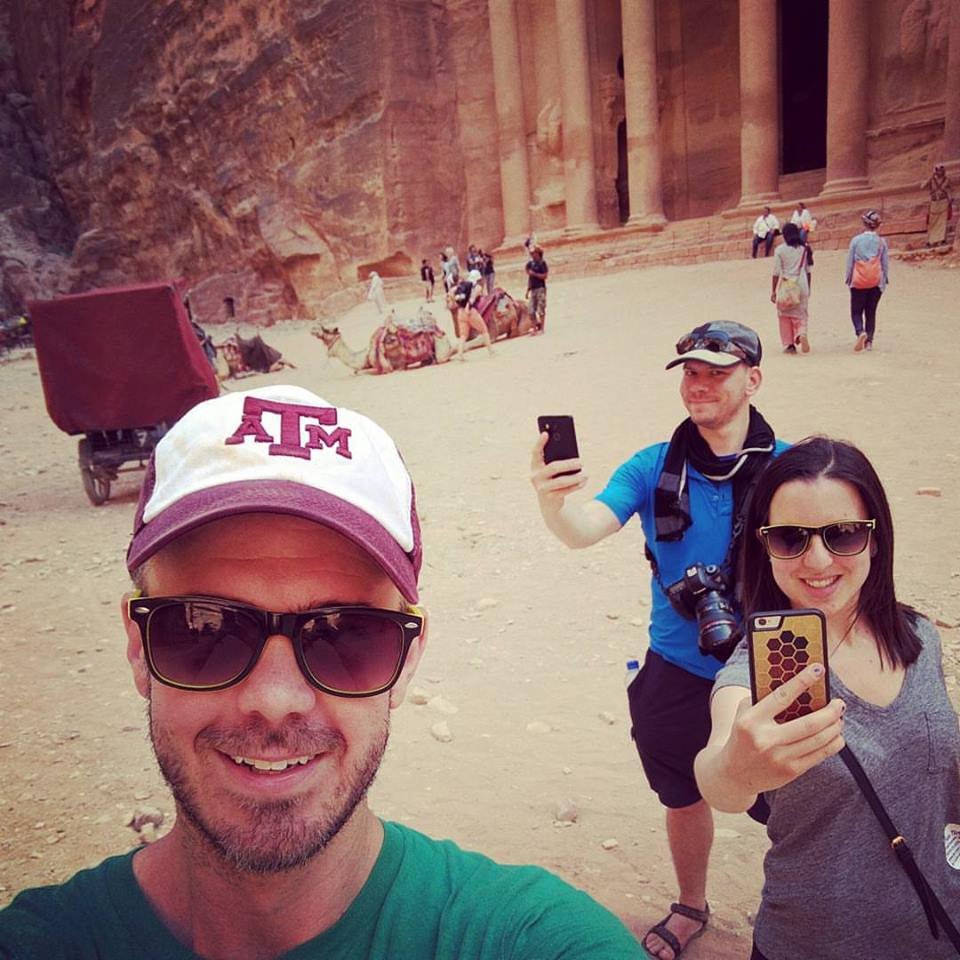
#> input picture selfie.png, 960 x 960 px
$ jupyter execute 'Image to Pencil Sketch with Python.ipynb'
#> lines starting #> are read from the running program, lines starting #| are printed output that depends on the picture
[cell 1]
import cv2
import matplotlib.pyplot as plt
plt.style.use('seaborn')

[cell 2]
img = cv2.imread("selfie.png")
#> img is the input picture: shape (960, 960, 3); mean B, G, R 109.8, 112.5, 144.6
img = cv2.cvtColor(img,cv2.COLOR_BGR2RGB)
plt.figure(figsize=(8,8))
plt.imshow(img)
plt.axis("off")
plt.title("Original Image")
plt.show()

[cell 3]
img_gray = cv2.cvtColor(img, cv2.COLOR_BGR2GRAY)
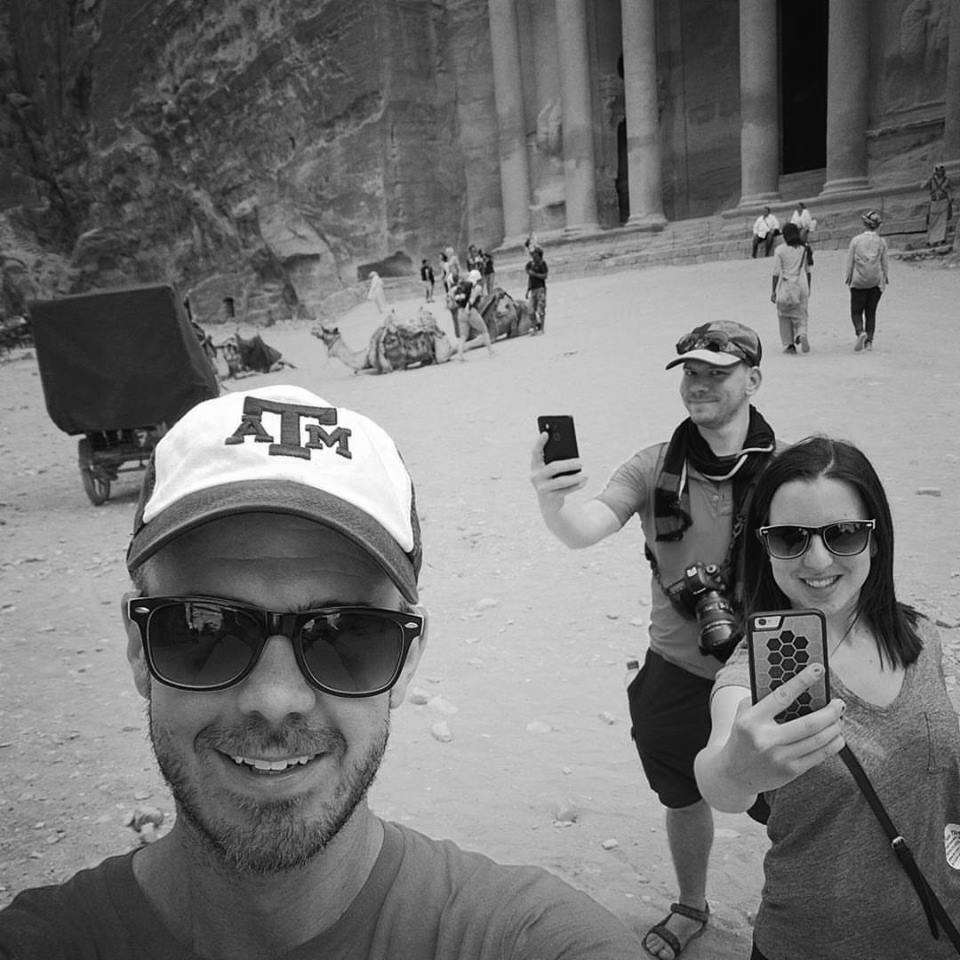
#> img_gray: shape (960, 960); min 1, max 255, mean 115.3
plt.figure(figsize=(8,8))
plt.imshow(img_gray,cmap="gray")
plt.axis("off")
plt.title("GrayScale Image")
plt.show()

[cell 4]
img_invert = cv2.bitwise_not(img_gray)
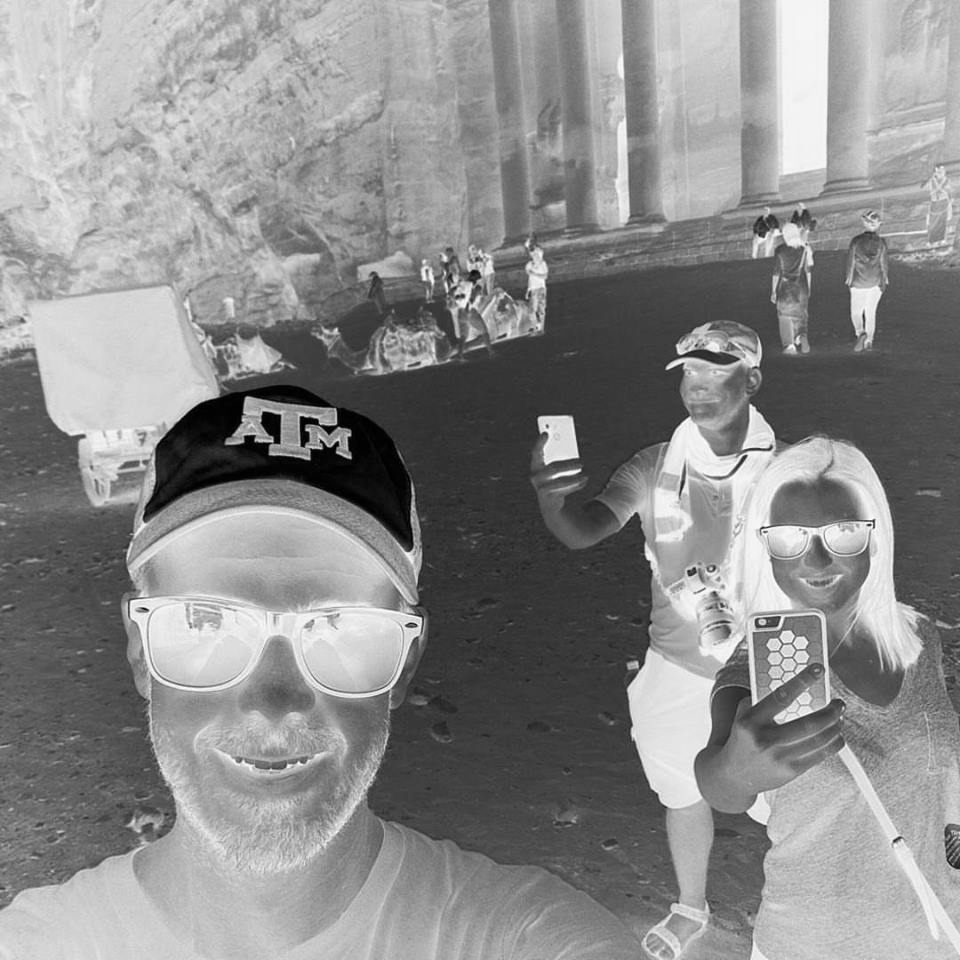
#> img_invert: shape (960, 960); min 0, max 254, mean 139.7
plt.figure(figsize=(8,8))
plt.imshow(img_invert,cmap="gray")
plt.axis("off")
plt.title("Inverted Image")
plt.show()

[cell 5]
img_smoothing = cv2.GaussianBlur(img_invert, (21, 21),sigmaX=0, sigmaY=0)
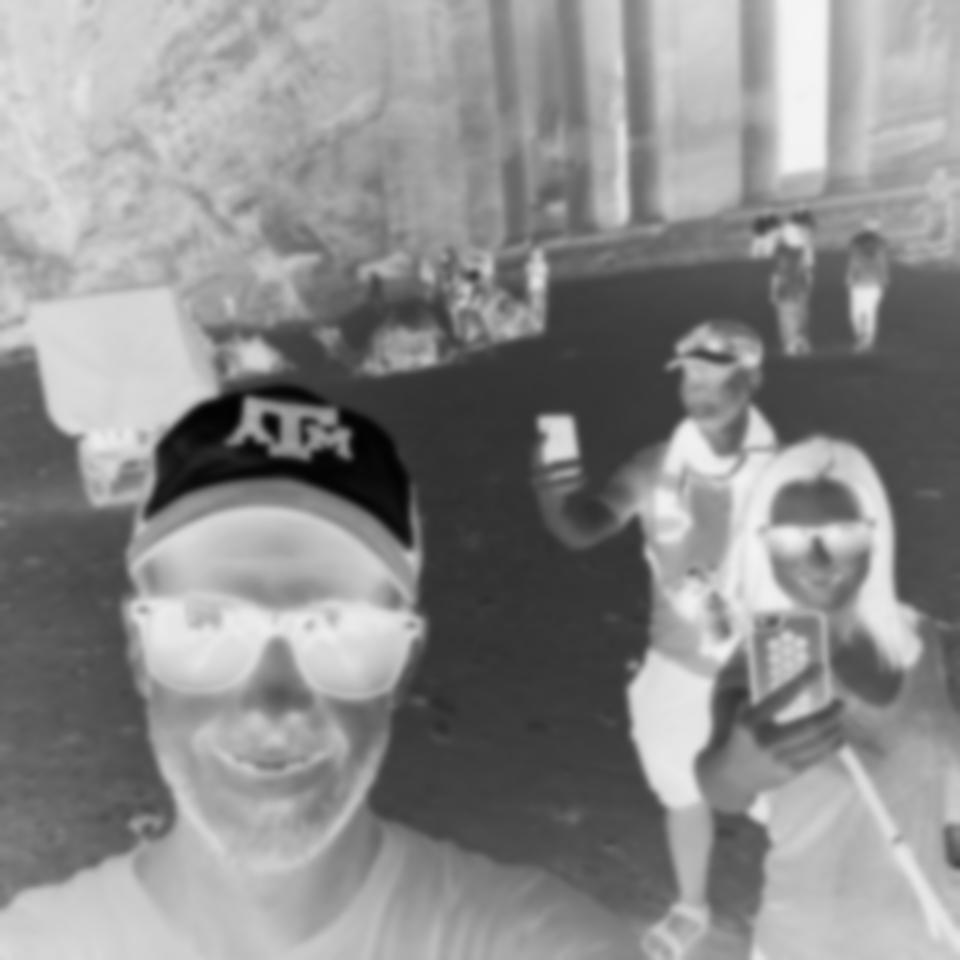
#> img_smoothing: shape (960, 960); min 2, max 245, mean 139.7
plt.figure(figsize=(8,8))
plt.imshow(img_smoothing,cmap="gray")
plt.axis("off")
plt.title("Smoothen Image")
plt.show()

[cell 6]
final = cv2.divide(img_gray, 255 - img_smoothing, scale=255)
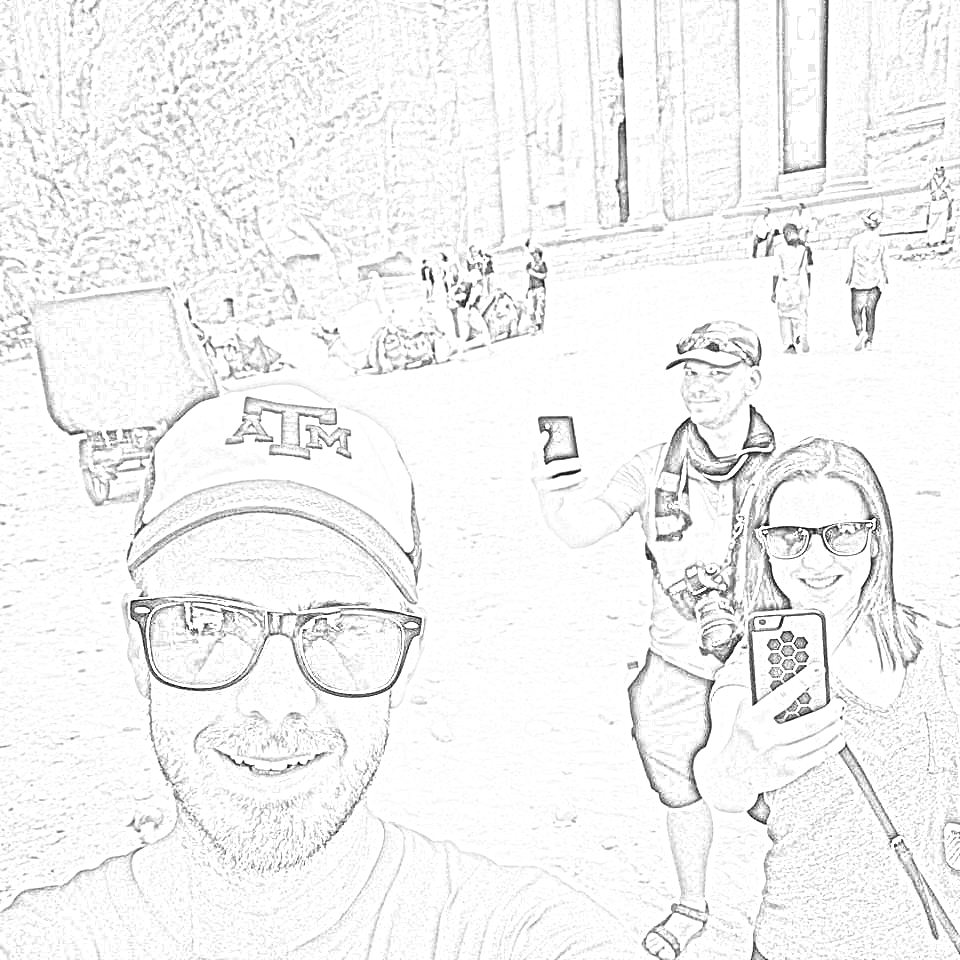
#> final: shape (960, 960); min 4, max 255, mean 243
plt.figure(figsize=(8,8))
plt.imshow(final,cmap="gray")
plt.axis("off")
plt.title("Final Sketch Image")
plt.show()

[cell 7]
plt.figure(figsize=(20,20))
plt.subplot(1,5,1)
plt.imshow(img)
plt.axis("off")
plt.title("Original Image")
plt.subplot(1,5,2)
plt.imshow(img_gray,cmap="gray")
plt.axis("off")
plt.title("GrayScale Image")
plt.subplot(1,5,3)
plt.imshow(img_invert,cmap="gray")
plt.axis("off")
plt.title("Inverted Image")
plt.subplot(1,5,4)
plt.imshow(img_smoothing,cmap="gray")
plt.axis("off")
plt.title("Smoothen Image")
plt.subplot(1,5,5)
plt.imshow(final,cmap="gray")
plt.axis("off")
plt.title("Final Sketch Image")
plt.show()
